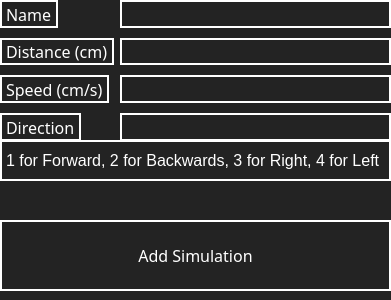
<?xml version="1.0" encoding="UTF-8"?>
<ui version="4.0">
 <class>Add_Simulation_Screen</class>
 <widget class="QDialog" name="Add_Simulation_Screen">
  <property name="geometry">
   <rect>
    <x>0</x>
    <y>0</y>
    <width>391</width>
    <height>300</height>
   </rect>
  </property>
  <property name="windowTitle">
   <string>Dialog</string>
  </property>
  <property name="styleSheet">
   <string notr="true">color: rgb(255, 255, 255);
background-color: rgb(35, 35, 35);</string>
  </property>
  <widget class="QWidget" name="formLayoutWidget">
   <property name="geometry">
    <rect>
     <x>0</x>
     <y>0</y>
     <width>391</width>
     <height>141</height>
    </rect>
   </property>
   <layout class="QFormLayout" name="formLayout">
    <property name="verticalSpacing">
     <number>10</number>
    </property>
    <item row="0" column="0">
     <widget class="QLabel" name="nameLabel">
      <property name="font">
       <font>
        <family>MS Reference Sans Serif</family>
        <pointsize>12</pointsize>
        <weight>50</weight>
        <italic>false</italic>
        <bold>false</bold>
       </font>
      </property>
      <property name="styleSheet">
       <string notr="true">QLabel {
	color: rgb(255, 255, 255);
	background-color: rgb(35, 35, 35);
	border: 2px solid;
	border-color: rgb(255, 255, 255);
	font: 12pt
}</string>
      </property>
      <property name="text">
       <string>Name</string>
      </property>
     </widget>
    </item>
    <item row="0" column="1">
     <widget class="QLineEdit" name="nameLineEdit">
      <property name="minimumSize">
       <size>
        <width>0</width>
        <height>19</height>
       </size>
      </property>
      <property name="font">
       <font>
        <family>MS Reference Sans Serif</family>
        <pointsize>12</pointsize>
        <weight>50</weight>
        <italic>false</italic>
        <bold>false</bold>
       </font>
      </property>
      <property name="styleSheet">
       <string notr="true">QLineEdit {
	color: rgb(255, 255, 255);
	background-color: rgb(35, 35, 35);
	border: 2px solid;
	border-color: rgb(255, 255, 255);
	font: 12pt
}</string>
      </property>
     </widget>
    </item>
    <item row="1" column="0">
     <widget class="QLabel" name="distanceLabel">
      <property name="font">
       <font>
        <family>MS Reference Sans Serif</family>
        <pointsize>12</pointsize>
        <weight>50</weight>
        <italic>false</italic>
        <bold>false</bold>
       </font>
      </property>
      <property name="styleSheet">
       <string notr="true">QLabel {
	color: rgb(255, 255, 255);
	background-color: rgb(35, 35, 35);
	border: 2px solid;
	border-color: rgb(255, 255, 255);
	font: 12pt
}</string>
      </property>
      <property name="text">
       <string>Distance (cm)</string>
      </property>
     </widget>
    </item>
    <item row="1" column="1">
     <widget class="QLineEdit" name="distLineEdit">
      <property name="minimumSize">
       <size>
        <width>0</width>
        <height>19</height>
       </size>
      </property>
      <property name="font">
       <font>
        <family>MS Reference Sans Serif</family>
        <pointsize>12</pointsize>
        <weight>50</weight>
        <italic>false</italic>
        <bold>false</bold>
       </font>
      </property>
      <property name="styleSheet">
       <string notr="true">QLineEdit {
	color: rgb(255, 255, 255);
	background-color: rgb(35, 35, 35);
	border: 2px solid;
	border-color: rgb(255, 255, 255);
	font: 12pt
}</string>
      </property>
     </widget>
    </item>
    <item row="2" column="0">
     <widget class="QLabel" name="speedLabel">
      <property name="font">
       <font>
        <family>MS Reference Sans Serif</family>
        <pointsize>12</pointsize>
        <weight>50</weight>
        <italic>false</italic>
        <bold>false</bold>
       </font>
      </property>
      <property name="styleSheet">
       <string notr="true">QLabel {
	color: rgb(255, 255, 255);
	background-color: rgb(35, 35, 35);
	border: 2px solid;
	border-color: rgb(255, 255, 255);
	font: 12pt
}</string>
      </property>
      <property name="text">
       <string>Speed (cm/s)</string>
      </property>
     </widget>
    </item>
    <item row="2" column="1">
     <widget class="QLineEdit" name="speedLineEdit">
      <property name="minimumSize">
       <size>
        <width>0</width>
        <height>19</height>
       </size>
      </property>
      <property name="font">
       <font>
        <family>MS Reference Sans Serif</family>
        <pointsize>12</pointsize>
        <weight>50</weight>
        <italic>false</italic>
        <bold>false</bold>
       </font>
      </property>
      <property name="styleSheet">
       <string notr="true">QLineEdit {
	color: rgb(255, 255, 255);
	background-color: rgb(35, 35, 35);
	border: 2px solid;
	border-color: rgb(255, 255, 255);
	font: 12pt
}</string>
      </property>
     </widget>
    </item>
    <item row="3" column="0">
     <widget class="QLabel" name="directionLabel">
      <property name="font">
       <font>
        <family>MS Reference Sans Serif</family>
        <pointsize>12</pointsize>
        <weight>50</weight>
        <italic>false</italic>
        <bold>false</bold>
       </font>
      </property>
      <property name="styleSheet">
       <string notr="true">QLabel {
	color: rgb(255, 255, 255);
	background-color: rgb(35, 35, 35);
	border: 2px solid;
	border-color: rgb(255, 255, 255);
	font: 12pt
}</string>
      </property>
      <property name="text">
       <string>Direction</string>
      </property>
     </widget>
    </item>
    <item row="3" column="1">
     <widget class="QLineEdit" name="dirLineEdit">
      <property name="minimumSize">
       <size>
        <width>0</width>
        <height>19</height>
       </size>
      </property>
      <property name="font">
       <font>
        <family>MS Reference Sans Serif</family>
        <pointsize>12</pointsize>
        <weight>50</weight>
        <italic>false</italic>
        <bold>false</bold>
       </font>
      </property>
      <property name="styleSheet">
       <string notr="true">QLineEdit {
	color: rgb(255, 255, 255);
	background-color: rgb(35, 35, 35);
	border: 2px solid;
	border-color: rgb(255, 255, 255);
	font: 12pt
}</string>
      </property>
     </widget>
    </item>
   </layout>
  </widget>
  <widget class="QPushButton" name="Add_Simulation">
   <property name="geometry">
    <rect>
     <x>0</x>
     <y>220</y>
     <width>391</width>
     <height>71</height>
    </rect>
   </property>
   <property name="font">
    <font>
     <family>MS Reference Sans Serif</family>
     <pointsize>12</pointsize>
     <weight>50</weight>
     <italic>false</italic>
     <bold>false</bold>
    </font>
   </property>
   <property name="styleSheet">
    <string notr="true">QPushButton {
	color: rgb(255, 255, 255);
	background-color: rgb(35, 35, 35);
	border: 2px solid;
	border-color: rgb(255, 255, 255);
    font: 12pt
}
QPushButton:hover {
	background-color: rgb(85, 170, 255);
}</string>
   </property>
   <property name="text">
    <string>Add Simulation</string>
   </property>
  </widget>
  <widget class="QLabel" name="label">
   <property name="geometry">
    <rect>
     <x>0</x>
     <y>140</y>
     <width>391</width>
     <height>41</height>
    </rect>
   </property>
   <property name="styleSheet">
    <string notr="true">QLabel {
	color: rgb(255, 255, 255);
	background-color: rgb(35, 35, 35);
	border: 2px solid;
	border-color: rgb(255, 255, 255);
	font: 12pt
}</string>
   </property>
   <property name="text">
    <string>1 for Forward, 2 for Backwards, 3 for Right, 4 for Left</string>
   </property>
  </widget>
 </widget>
 <resources/>
 <connections/>
</ui>
